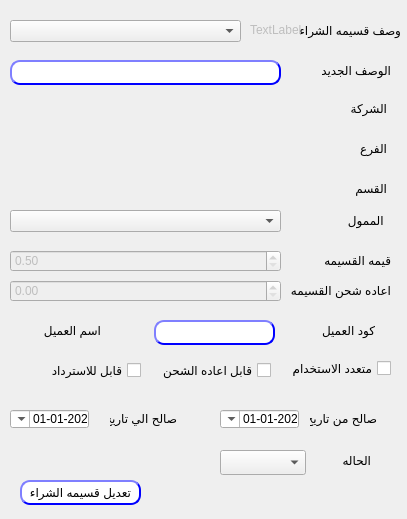
<?xml version="1.0" encoding="UTF-8"?>
<ui version="4.0">
 <class>CustomerGP</class>
 <widget class="QDialog" name="CustomerGP">
  <property name="enabled">
   <bool>true</bool>
  </property>
  <property name="geometry">
   <rect>
    <x>0</x>
    <y>0</y>
    <width>407</width>
    <height>519</height>
   </rect>
  </property>
  <property name="windowTitle">
   <string>تعديل قسيمه الشراء</string>
  </property>
  <widget class="QLabel" name="desc">
   <property name="geometry">
    <rect>
     <x>300</x>
     <y>20</y>
     <width>101</width>
     <height>20</height>
    </rect>
   </property>
   <property name="layoutDirection">
    <enum>Qt::RightToLeft</enum>
   </property>
   <property name="text">
    <string>وصف قسيمه الشراء</string>
   </property>
  </widget>
  <widget class="QLabel" name="label_2">
   <property name="geometry">
    <rect>
     <x>330</x>
     <y>450</y>
     <width>41</width>
     <height>20</height>
    </rect>
   </property>
   <property name="layoutDirection">
    <enum>Qt::RightToLeft</enum>
   </property>
   <property name="text">
    <string>الحاله</string>
   </property>
  </widget>
  <widget class="QComboBox" name="CMB_CouponStatus">
   <property name="geometry">
    <rect>
     <x>220</x>
     <y>450</y>
     <width>86</width>
     <height>25</height>
    </rect>
   </property>
  </widget>
  <widget class="QPushButton" name="BTN_editCoupon">
   <property name="geometry">
    <rect>
     <x>20</x>
     <y>480</y>
     <width>121</width>
     <height>25</height>
    </rect>
   </property>
   <property name="layoutDirection">
    <enum>Qt::RightToLeft</enum>
   </property>
   <property name="styleSheet">
    <string notr="true">QPushButton{
                                        background-color: white;
                                        border-style: outset;
                                        border-width: 2px;
                                        border-radius: 10px;
                                        border-color: blue;
                                        min-width: 6em;
                                        }
                                        QPushButton:hover {
                                        background: qradialgradient(
                                        cx: 0.3, cy: -0.4, fx: 0.3, fy: -0.4,
                                        radius: 1.35, stop: 0 #fff, stop: 1 #bbb
                                        );
                                        }
                                        QPushButton:pressed {
                                        border-style: inset;
                                        background: qradialgradient(
                                        cx: 0.4, cy: -0.1, fx: 0.4, fy: -0.1,
                                        radius: 1.35, stop: 0 #fff, stop: 1 #ddd
                                        );
                                        }
                                    </string>
   </property>
   <property name="text">
    <string>تعديل قسيمه الشراء</string>
   </property>
  </widget>
  <widget class="QCheckBox" name="checkBox_Multi">
   <property name="geometry">
    <rect>
     <x>290</x>
     <y>360</y>
     <width>101</width>
     <height>17</height>
    </rect>
   </property>
   <property name="layoutDirection">
    <enum>Qt::RightToLeft</enum>
   </property>
   <property name="text">
    <string>متعدد الاستخدام</string>
   </property>
  </widget>
  <widget class="QLabel" name="desc_3">
   <property name="geometry">
    <rect>
     <x>310</x>
     <y>410</y>
     <width>67</width>
     <height>17</height>
    </rect>
   </property>
   <property name="text">
    <string>صالح من تاريخ</string>
   </property>
  </widget>
  <widget class="QLabel" name="desc_4">
   <property name="geometry">
    <rect>
     <x>110</x>
     <y>410</y>
     <width>67</width>
     <height>17</height>
    </rect>
   </property>
   <property name="layoutDirection">
    <enum>Qt::RightToLeft</enum>
   </property>
   <property name="text">
    <string>صالح الي تاريخ</string>
   </property>
  </widget>
  <widget class="QDateTimeEdit" name="Qdate_to">
   <property name="geometry">
    <rect>
     <x>10</x>
     <y>410</y>
     <width>79</width>
     <height>18</height>
    </rect>
   </property>
   <property name="layoutDirection">
    <enum>Qt::RightToLeft</enum>
   </property>
   <property name="minimumDateTime">
    <datetime>
     <hour>0</hour>
     <minute>0</minute>
     <second>0</second>
     <year>2020</year>
     <month>1</month>
     <day>1</day>
    </datetime>
   </property>
   <property name="displayFormat">
    <string>yyyy-MM-dd</string>
   </property>
   <property name="calendarPopup">
    <bool>true</bool>
   </property>
  </widget>
  <widget class="QDateTimeEdit" name="Qdate_from">
   <property name="geometry">
    <rect>
     <x>220</x>
     <y>410</y>
     <width>79</width>
     <height>18</height>
    </rect>
   </property>
   <property name="layoutDirection">
    <enum>Qt::RightToLeft</enum>
   </property>
   <property name="minimumDateTime">
    <datetime>
     <hour>0</hour>
     <minute>0</minute>
     <second>0</second>
     <year>2020</year>
     <month>1</month>
     <day>1</day>
    </datetime>
   </property>
   <property name="displayFormat">
    <string>yyyy-MM-dd</string>
   </property>
   <property name="calendarPopup">
    <bool>true</bool>
   </property>
  </widget>
  <widget class="QComboBox" name="CMB_CouponDes">
   <property name="geometry">
    <rect>
     <x>10</x>
     <y>20</y>
     <width>231</width>
     <height>22</height>
    </rect>
   </property>
   <property name="editable">
    <bool>false</bool>
   </property>
  </widget>
  <widget class="QLineEdit" name="LE_desc_1">
   <property name="enabled">
    <bool>true</bool>
   </property>
   <property name="geometry">
    <rect>
     <x>10</x>
     <y>60</y>
     <width>271</width>
     <height>25</height>
    </rect>
   </property>
   <property name="styleSheet">
    <string notr="true">QLineEdit{
                                        background-color: white;
                                        border-style: outset;
                                        border-width: 2px;
                                        border-radius: 10px;
                                        border-color: blue;
                                        min-width: 6em;
                                        }
                                        QLineEdit:hover {
                                        background: qradialgradient(
                                        cx: 0.3, cy: -0.4, fx: 0.3, fy: -0.4,
                                        radius: 1.35, stop: 0 #fff, stop: 1 #bbb
                                        );
                                        }
                                       QLineEdit:pressed {
                                        border-style: inset;
                                        background: qradialgradient(
                                        cx: 0.4, cy: -0.1, fx: 0.4, fy: -0.1,
                                        radius: 1.35, stop: 0 #fff, stop: 1 #ddd
                                        );
                                        }
                                    </string>
   </property>
   <property name="text">
    <string/>
   </property>
  </widget>
  <widget class="QLabel" name="desc_5">
   <property name="geometry">
    <rect>
     <x>320</x>
     <y>60</y>
     <width>71</width>
     <height>20</height>
    </rect>
   </property>
   <property name="text">
    <string>الوصف الجديد</string>
   </property>
  </widget>
  <widget class="QDoubleSpinBox" name="LE_desc_2">
   <property name="enabled">
    <bool>false</bool>
   </property>
   <property name="geometry">
    <rect>
     <x>10</x>
     <y>250</y>
     <width>271</width>
     <height>22</height>
    </rect>
   </property>
   <property name="styleSheet">
    <string notr="true"/>
   </property>
   <property name="minimum">
    <double>0.500000000000000</double>
   </property>
   <property name="maximum">
    <double>99999.000000000000000</double>
   </property>
  </widget>
  <widget class="QLabel" name="labe_id">
   <property name="enabled">
    <bool>false</bool>
   </property>
   <property name="geometry">
    <rect>
     <x>250</x>
     <y>20</y>
     <width>61</width>
     <height>20</height>
    </rect>
   </property>
   <property name="text">
    <string>TextLabel</string>
   </property>
  </widget>
  <widget class="QLabel" name="desc_6">
   <property name="geometry">
    <rect>
     <x>320</x>
     <y>100</y>
     <width>67</width>
     <height>17</height>
    </rect>
   </property>
   <property name="layoutDirection">
    <enum>Qt::RightToLeft</enum>
   </property>
   <property name="text">
    <string>الشركة</string>
   </property>
  </widget>
  <widget class="QLabel" name="desc_7">
   <property name="geometry">
    <rect>
     <x>320</x>
     <y>140</y>
     <width>67</width>
     <height>17</height>
    </rect>
   </property>
   <property name="layoutDirection">
    <enum>Qt::RightToLeft</enum>
   </property>
   <property name="text">
    <string>الفرع</string>
   </property>
  </widget>
  <widget class="QLabel" name="desc_8">
   <property name="geometry">
    <rect>
     <x>320</x>
     <y>180</y>
     <width>67</width>
     <height>17</height>
    </rect>
   </property>
   <property name="layoutDirection">
    <enum>Qt::RightToLeft</enum>
   </property>
   <property name="text">
    <string>القسم</string>
   </property>
  </widget>
  <widget class="QLabel" name="label">
   <property name="enabled">
    <bool>true</bool>
   </property>
   <property name="geometry">
    <rect>
     <x>300</x>
     <y>250</y>
     <width>91</width>
     <height>21</height>
    </rect>
   </property>
   <property name="text">
    <string>قيمه القسيمه</string>
   </property>
  </widget>
  <widget class="QCheckBox" name="checkBox_refundable">
   <property name="geometry">
    <rect>
     <x>30</x>
     <y>360</y>
     <width>111</width>
     <height>20</height>
    </rect>
   </property>
   <property name="layoutDirection">
    <enum>Qt::RightToLeft</enum>
   </property>
   <property name="text">
    <string>قابل للاسترداد</string>
   </property>
  </widget>
  <widget class="QCheckBox" name="checkBox_rechange">
   <property name="geometry">
    <rect>
     <x>160</x>
     <y>360</y>
     <width>111</width>
     <height>20</height>
    </rect>
   </property>
   <property name="layoutDirection">
    <enum>Qt::RightToLeft</enum>
   </property>
   <property name="text">
    <string>قابل اعاده الشحن</string>
   </property>
  </widget>
  <widget class="QLabel" name="desc_9">
   <property name="geometry">
    <rect>
     <x>320</x>
     <y>210</y>
     <width>67</width>
     <height>21</height>
    </rect>
   </property>
   <property name="layoutDirection">
    <enum>Qt::RightToLeft</enum>
   </property>
   <property name="text">
    <string>&lt;html&gt;&lt;head/&gt;&lt;body&gt;&lt;p align=&quot;right&quot;&gt;&lt;span style=&quot; color:#ef2929;&quot;&gt;&lt;/span&gt;الممول &lt;/p&gt;&lt;/body&gt;&lt;/html&gt;</string>
   </property>
  </widget>
  <widget class="QComboBox" name="Qcombo_sponser">
   <property name="geometry">
    <rect>
     <x>10</x>
     <y>210</y>
     <width>271</width>
     <height>22</height>
    </rect>
   </property>
   <property name="layoutDirection">
    <enum>Qt::LeftToRight</enum>
   </property>
  </widget>
  <widget class="QLineEdit" name="LE_desc_5">
   <property name="geometry">
    <rect>
     <x>154</x>
     <y>320</y>
     <width>121</width>
     <height>25</height>
    </rect>
   </property>
   <property name="styleSheet">
    <string notr="true">QLineEdit{
                                        background-color: white;
                                        border-style: outset;
                                        border-width: 2px;
                                        border-radius: 10px;
                                        border-color: blue;
                                        min-width: 6em;
                                        }
                                        QLineEdit:hover {
                                        background: qradialgradient(
                                        cx: 0.3, cy: -0.4, fx: 0.3, fy: -0.4,
                                        radius: 1.35, stop: 0 #fff, stop: 1 #bbb
                                        );
                                        }
                                       QLineEdit:pressed {
                                        border-style: inset;
                                        background: qradialgradient(
                                        cx: 0.4, cy: -0.1, fx: 0.4, fy: -0.1,
                                        radius: 1.35, stop: 0 #fff, stop: 1 #ddd
                                        );
                                        }
                                    </string>
   </property>
  </widget>
  <widget class="QLabel" name="desc_11">
   <property name="geometry">
    <rect>
     <x>294</x>
     <y>320</y>
     <width>81</width>
     <height>21</height>
    </rect>
   </property>
   <property name="layoutDirection">
    <enum>Qt::RightToLeft</enum>
   </property>
   <property name="text">
    <string>&lt;html&gt;&lt;head/&gt;&lt;body&gt;&lt;p align=&quot;right&quot;&gt;&lt;span style=&quot; color:#ef2929;&quot;&gt;&lt;/span&gt;كود العميل&lt;/p&gt;&lt;/body&gt;&lt;/html&gt;</string>
   </property>
  </widget>
  <widget class="QLabel" name="desc_13">
   <property name="geometry">
    <rect>
     <x>10</x>
     <y>320</y>
     <width>91</width>
     <height>21</height>
    </rect>
   </property>
   <property name="layoutDirection">
    <enum>Qt::RightToLeft</enum>
   </property>
   <property name="text">
    <string>&lt;html&gt;&lt;head/&gt;&lt;body&gt;&lt;p align=&quot;right&quot;&gt;&lt;span style=&quot; color:#ef2929;&quot;&gt;&lt;/span&gt;اسم العميل&lt;/p&gt;&lt;/body&gt;&lt;/html&gt;</string>
   </property>
  </widget>
  <widget class="QDoubleSpinBox" name="LE_desc_3">
   <property name="enabled">
    <bool>false</bool>
   </property>
   <property name="geometry">
    <rect>
     <x>10</x>
     <y>280</y>
     <width>271</width>
     <height>22</height>
    </rect>
   </property>
   <property name="styleSheet">
    <string notr="true"/>
   </property>
   <property name="minimum">
    <double>0.000000000000000</double>
   </property>
   <property name="value">
    <double>0.000000000000000</double>
   </property>
  </widget>
  <widget class="QLabel" name="label_3">
   <property name="geometry">
    <rect>
     <x>290</x>
     <y>280</y>
     <width>101</width>
     <height>21</height>
    </rect>
   </property>
   <property name="text">
    <string>اعاده شحن القسيمه</string>
   </property>
  </widget>
 </widget>
 <resources/>
 <connections/>
</ui>
